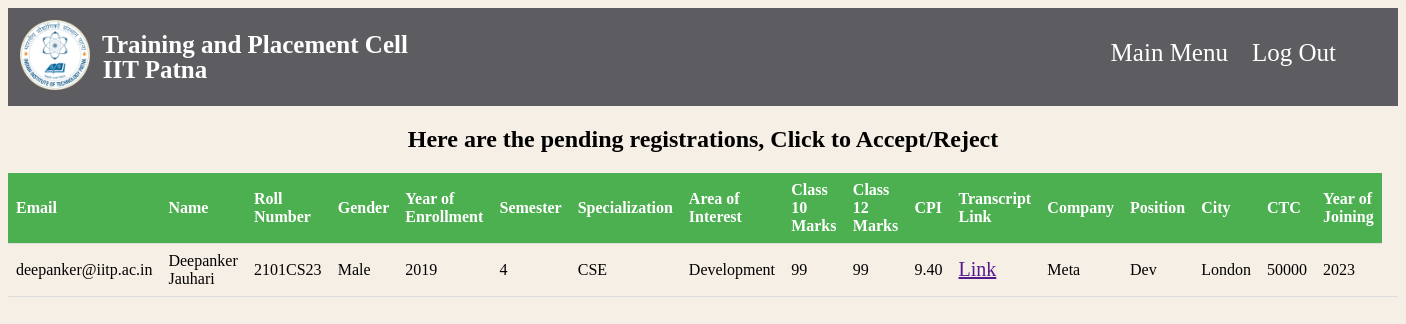
/verify_student_registration.php, run on the app's committed database.
### tables this page shows
CREATE TABLE `student` (
  `Email` varchar(100) DEFAULT NULL,
  `Password` varchar(100) DEFAULT NULL,
  `Name` varchar(100) DEFAULT NULL,
  `RollNo` varchar(8) DEFAULT NULL,
  `Gender` varchar(100) DEFAULT NULL,
  `YoE` int(11) DEFAULT NULL,
  `Semester` int(11) DEFAULT NULL,
  `Specialization` varchar(100) DEFAULT NULL,
  `AoI` varchar(100) DEFAULT NULL,
  `Placed` varchar(100) DEFAULT '0',
  `isVerified` int(11) NOT NULL DEFAULT 0,
  `Transcript` longtext DEFAULT NULL
);

CREATE TABLE `marks` (
  `RollNo` varchar(100) DEFAULT NULL,
  `Std10` int(11) DEFAULT NULL,
  `Std12` int(11) DEFAULT NULL,
  `CPI` decimal(4,2) DEFAULT NULL
);

CREATE TABLE `placement` (
  `RollNo` varchar(8) DEFAULT NULL,
  `Company` varchar(100) DEFAULT NULL,
  `Position` varchar(100) DEFAULT NULL,
  `City` varchar(100) DEFAULT NULL,
  `CTC` int(11) DEFAULT 0,
  `YoJ` int(11) DEFAULT 0,
  `YoL` int(11) DEFAULT 0,
  `offerct` int(11) NOT NULL DEFAULT 0
);

### verify_student_registration.php (the view, shortened to what this page needs)
<?php
require 'config.php';
$sql = "SELECT * FROM student where isVerified = 0";
$result = mysqli_query($conn, $sql);
?>
<!DOCTYPE html>
<html>
<head>
    <link rel="stylesheet" href="styles_verify.css?v=<?php echo time(); ?>">
</head>
<body>
<div class="header">
        <a  class="logo">
            <div class="header-left">
                <img src="IITP_Logo.png" alt="IIT Patna Logo" width="70px" height="70px">
            </div>
            <div class="header-text">
                Training and Placement Cell
            </div>
            <div class="header-text1">
                IIT Patna
            </div>
        </a>
        <div class="header-right">
            <a href="welcome_admin.php">Main Menu</a>
            <a href="logout.php">Log Out</a>
        </div>
    </div>
    <center><h2> Here are the pending registrations, Click to Accept/Reject </h2></center>
    <table>
        <thead>
            <tr>
                <th>Email</th>
                <th>Name</th>
                <th>Roll Number</th>
                <th>Gender</th>
                <th>Year of Enrollment</th>
                <th>Semester</th>
                <th>Specialization</th>
                <th>Area of Interest</th>
                <th>Class 10 Marks</th>
                <th>Class 12 Marks</th>
                <th>CPI</th>
                <th>Transcript Link</th>
                <th>Company</th>
                <th>Position</th>
                <th>City</th>
                <th>CTC</th>
                <th>Year of Joining</th>
            </tr>
        </thead>
        <tbody>
            <?php while ($row = mysqli_fetch_assoc($result)) { ?>
                <?php
                $RollNo = $row['RollNo'];
                $sql2 = "SELECT * FROM marks where RollNo = '$RollNo'";
                $result2 = mysqli_query($conn, $sql2);
                $sql3 = "SELECT * FROM placement where RollNo = '$RollNo'";
                $result3 = mysqli_query($conn, $sql3);
                $row2 = mysqli_fetch_assoc($result2);
                $row3 = mysqli_fetch_assoc($result3);
                $Transcript = $row['Transcript'];
                 ?>
                <tr onclick=" location.href='verify_student2.php?RollNo=<?php echo $row['RollNo']; ?>' ">
                    <td><?php echo $row['Email']; ?></td>
                    <td><?php echo $row['Name']; ?></td>
                    <td><?php echo $row['RollNo']; ?></td>
                    <td><?php echo $row['Gender']; ?></td>
                    <td><?php echo $row['YoE']; ?></td>
                    <td><?php echo $row['Semester']; ?></td>
                    <td><?php echo $row['Specialization']; ?></td>
                    <td><?php echo $row['AoI']; ?></td>
                    <td><?php echo $row2['Std10']; ?></td>
                    <td><?php echo $row2['Std12']; ?></td>
                    <td><?php echo $row2['CPI']; ?></td>
                    <td><a href="<?php echo $Transcript; ?>"> Link </a></td>
                    <td><?php echo $row3['Company']; ?></td>
                    <td><?php echo $row3['Position']; ?></td>
                    <td><?php echo $row3['City']; ?></td>
                    <td><?php echo $row3['CTC']; ?></td>
                    <td><?php echo $row3['YoJ']; ?></td>
                    <td>
                </td>
                </tr>
            <?php } ?>
        </tbody>
    </table><br><br>
</body>
</html>

### styles_verify.css (style rules this page uses)
body { background-color: rgb(246, 239, 229); }
.header { overflow: hidden; background-color: #5d5c61; margin-bottom: 10px; }
.header a { float: left; color: rgb(255, 255, 255); text-align: center; padding: 12px; text-decoration: none; font-size: 25px; line-height: 25px; border-radius: 4px; }
.header a.logo { font-size: 25px; font-weight: bold; }
.header-left { float: left; }
.header-right { padding-top: 20px; padding-right: 50px; float: right; }
.header-text { padding-top: 12px; width: 400px; }
.header-text1 { width: 200px; }

### verify_student_registration.php (style rules this page uses)
table { border-collapse: collapse; width: 100%; }
th, td { text-align: left; padding: 8px; border-bottom: 1px solid #ddd; }
th { background-color: #4CAF50; color: white; }
a { font-size: 20px; }

### data on the page
student: Email "deepanker@iitp.ac.in", Name "Deepanker Jauhari", RollNo "2101CS23", Gender "Male", YoE "2019", Semester "4", Specialization "CSE", AoI "Development", marks.Std10 "99", marks.Std12 "99", marks.CPI "9.40", placement.Company "Meta", placement.Position "Dev", placement.City "London", placement.CTC "50000", placement.YoJ "2023"
